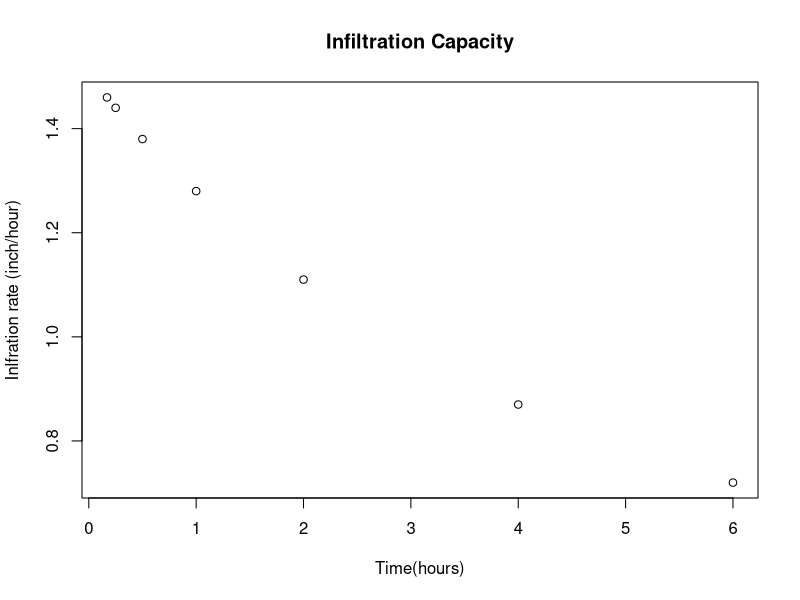

This figure's R source:
## ---- chunk 1
knitr::opts_chunk$set(echo = TRUE)
## ---- chunk 2
#Data
Ph1 <- -40 #Pressure head at point 1 in cm
Ph2 <- -25 #Pressure head at point 2 in cm

Eh1 <- -50 #Elevation head at point 1 in cm
Eh2 <- -100 #Elevation head at point 2 in cm

#Question
#Calculate the hydraulic head at each point

#Formulas
Hh1 <- Ph1 + Eh1
Hh2 <- Ph2 + Eh2

## ---- chunk 3
print(paste("The hydraulic head at the 1rst point is",round(Hh1, 0),"cm"),quote = FALSE)
print(paste("The hydraulic head at the 2nd point is",round(Hh2, 0),"cm"),quote = FALSE)
print("The water is runing to the second point",quote = FALSE)

## ---- chunk 4
#Data
fo_2 <- 1.5 #inches/hour
fc_2 <- 0.5 #inches/hour
K_2 <- 0.25 #hr-1

#Questions
t1 <- 10/60 #hour
t2 <- 15/60 #hour
t3 <- 30/60 #hour
t4 <- 1 #hour
t5 <- 2 #hour
t6 <- 4 #hours
t7 <- 6 #hours

t_2 <- as.numeric(list(t1, t2, t3, t4, t5, t6, t7))

## ---- chunk 5

#creates horton equation function
Horton_eq_2 <- function(fo, fc, k, t) {
  ft <- fc + (fo - fc)*exp(-k*t)
  return(ft)
}

#creates a list with all the time values
ft_2 <- c(
Horton_eq_2(fo_2, fc_2, K_2,t_2[1]),
Horton_eq_2(fo_2, fc_2, K_2,t_2[2]),
Horton_eq_2(fo_2, fc_2, K_2,t_2[3]),
Horton_eq_2(fo_2, fc_2, K_2,t_2[4]),
Horton_eq_2(fo_2, fc_2, K_2,t_2[5]),
Horton_eq_2(fo_2, fc_2, K_2,t_2[6]),
Horton_eq_2(fo_2, fc_2, K_2,t_2[7]))

#Creates a data frame with the values for a table
df <- data.frame(matrix(ncol = 2, nrow = 7))
x <- c("Time(hours)", "Infiltration Rate (inc/hour)")
colnames(df) <- x
df$`Time(hours)` <- round(t_2,2)
df$`Infiltration Rate (inc/hour)` <- round(ft_2,2)



## ---- chunk 6
#Ploting the data

knitr::kable(df)

plot(df$`Time(hours)`,df$`Infiltration Rate (inc/hour)`, main="Infiltration Capacity", xlab="Time(hours)", ylab="Inlfration rate (inch/hour)")
## ---- chunk 7
#Data
ri_1 <- 0.4 #rain intensit 1 inch/hr
ri_2 <- 0.5 #rain intensit 1 inch/hr
ri_3 <- 0.7 #rain intensit 1 inch/hr
ri_4 <- 0.9 #rain intensit 1 inch/hr
ri_5 <- 0.3 #rain intensit 1 inch/hr
ri_6 <- 0.2 #rain intensit 1 inch/hr

#Try all the Phi zones
phi <- 0.4 
PhiIndex1 <- 6*(ri_1-phi) + 2*(ri_2-phi) + 4*(ri_3-phi) + 2*(ri_4-phi) + 4*(ri_5-phi) + 2*(ri_6-phi)
print(PhiIndex1)

phi <- 0.1
PhiIndex2 <- 6*(ri_1-phi) + 2*(ri_2-phi) + 4*(ri_3-phi) + 2*(ri_4-phi) + 4*(ri_5-phi) + 2*(ri_6-phi)
print(PhiIndex2)

phi <- 0.2
PhiIndex2 <- 6*(ri_1-phi) + 2*(ri_2-phi) + 4*(ri_3-phi) + 2*(ri_4-phi) + 4*(ri_5-phi) + 2*(ri_6-phi)
print(PhiIndex2) 

phi <- 0.13
PhiIndex2 <- 6*(ri_1-phi) + 2*(ri_2-phi) + 4*(ri_3-phi) + 2*(ri_4-phi) + 4*(ri_5-phi) 
print(PhiIndex2) 

phi <- 0.15
PhiIndex2 <- 6*(ri_1-phi) + 2*(ri_2-phi) + 4*(ri_3-phi) + 2*(ri_4-phi) + 4*(ri_5-phi) 
print(PhiIndex2)

## ---- chunk 8
print(paste("a) The Phi index for 5.6 inches of rainfall is 0.2"),quote = FALSE)
print(paste("b) The Phi index for 6.5 inches of rainfall is 0.15"),quote = FALSE)
